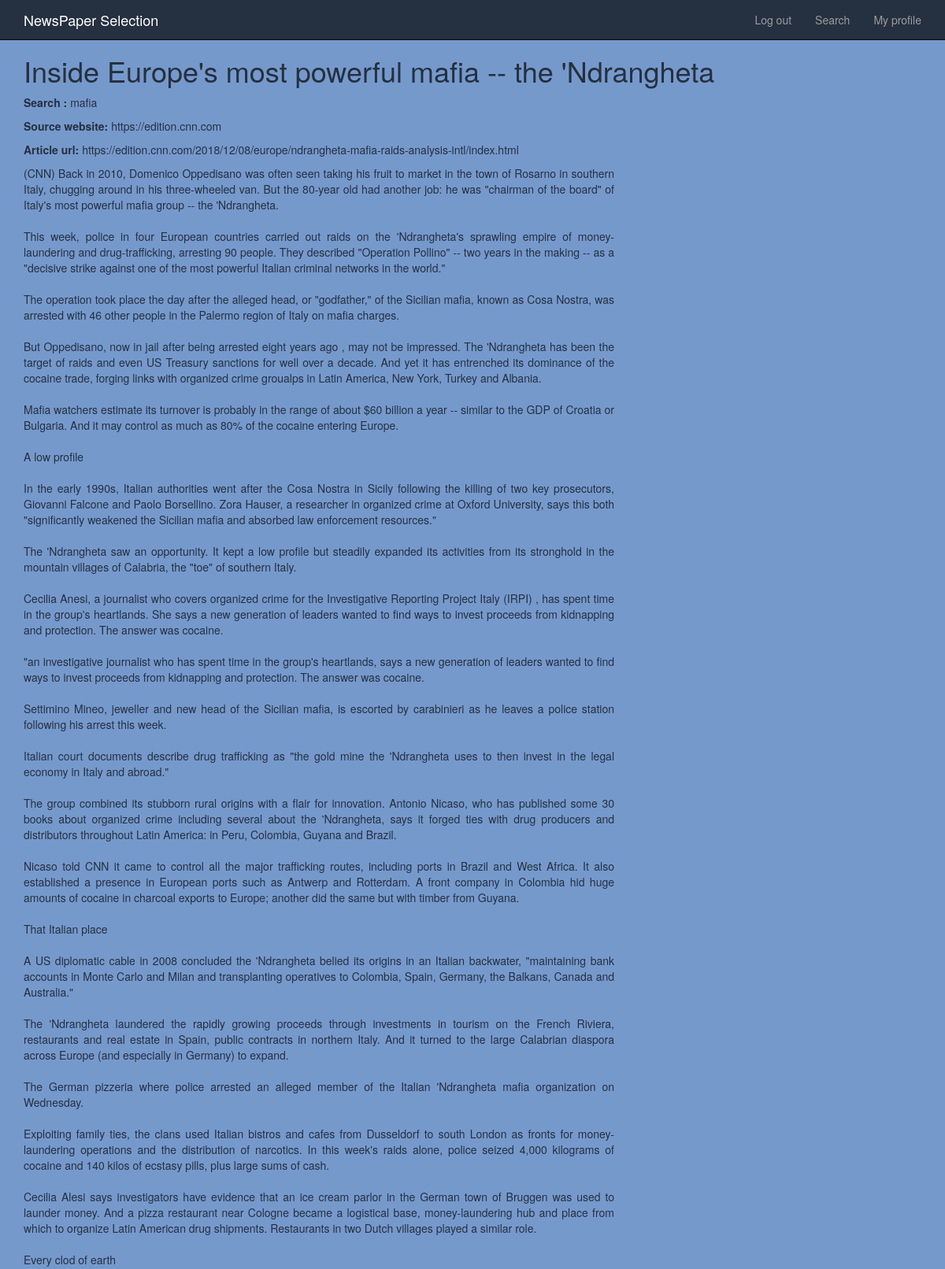
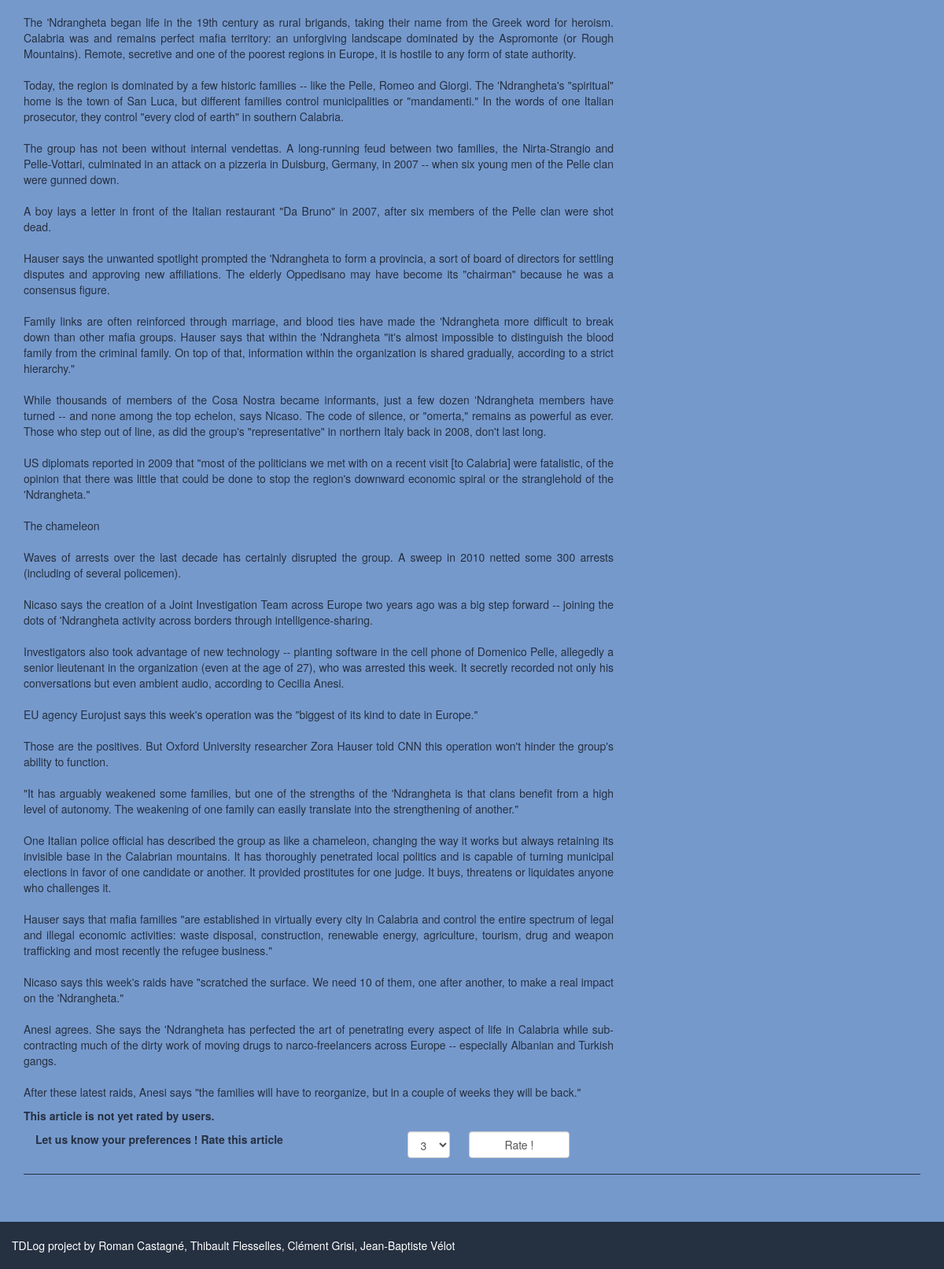
/article?keywords=mafia (signed in), run on the app's committed database (2 pictures, top to bottom).
### fbapp/models.py (models this page shows, shortened)
class Article_c(db.Model):
    idarticle = db.Column(db.Integer, primary_key=True)
    url = db.Column(db.String(400), nullable=False)
    title = db.Column(db.String(200), nullable=False)
    text = db.Column(db.String(), nullable=False)
    keywords = db.Column(db.String(), nullable=False)
    source_url = db.Column(db.String(400), nullable=False)
    site_name = db.Column(db.String(200), nullable=False)
    summary = db.Column(db.String(), nullable=False)
    note = db.Column(db.Float(), nullable=False)
    nbVotes = db.Column(db.Integer(), nullable=False) #On a besoin du nombre de votes pour calculer la moyenne

### fbapp/views.py (the view)
@app.route('/article', methods=['GET', 'POST'])
def projet():
    sources = []
    if request.method == 'POST' and request.form['keyword']:
        keywords = StringToList(request.form['keywords']) # créer une liste de string contenant les mots-clés
        for news_site in News_Sites:
            if(request.form.get(news_site)):
                sources.append(news_site)
    elif request.method == 'GET' and request.args.get('keywords'):
        keywords = StringToList(request.args.get('keywords'))
        for news_site in News_Sites:
            if (request.args.get(news_site)):
                sources.append(news_site)
    else:
        flash("You have to enter a keyword !")
        return redirect(url_for("home"))
    if keywords != ["" for k in range(len(keywords))]:
        keywords = formatKeywords(keywords)
        stringOfKeywords = listToString(keywords)
    articles_list = find_article_api_from(keywords, 2, sources)
    return render_template('projet.html',
                            articleList = articles_list, # on affiche que les 2 premiers articles
                            searchedKeywords = stringOfKeywords)

### fbapp/basicFunctions.py (called while the page is built)
def listToString(keywords): # Pour l'affichage lorsqu'aucun article n'est trouvé
    keystring = ""
    for key in keywords:
        keystring += key.lower() + ", "
    keystring = keystring[:-2]
    return keystring

def StringToList(str): # Pour l'affichage lorsqu'aucun article n'est trouvé
    if len(str) > 0:
        return(str.split(', '))
    else:
        return(str)

### fbapp/utils.py (called while the page is built)
def formatKeywords(keywords):
    for key in keywords:
        key = key.lower() # insensible à la casse
    return keywords

def find_article_api_from(keywords, nb_article=2, sources=[]):
    articles_list = find_article_db(keywords, sources, nb_article)  # cherche l'article dans la base de données
    if (articles_list == 0):    # si aucun article ne correspond dans la BDD, le chercher sur google news
        if len(sources)==0:
            articles_list = find_api(keywords, nb_article)   # cherche nb_article articles
        else:
            articles_list = find_api_from(keywords, nb_article, sources) # cherche l'article dans la base de données en ne gardant que les articles provenant de certains sites d'information
    articles_list = sorted(articles_list, key=lambda x: x.note, reverse=True) #Triés par préférences des utilisateurs
    return articles_list

### fbapp/templates/projet.html (shortened to what this page needs)
{% extends 'base.html' %}
{% block content %}
{% for article in articleList %}
<div class="container">
  <div class="row">
    <div class="col-lg-12" >
      <h1>{{ article.title|e }}</h1>
    </div>
  </div>
  <div class="row">
    <div class="col-lg-12">
      <p><strong>Search : </strong>{{ searchedKeywords }}</p>
    </div>
  </div>
  <div class="row">
    <div class="col-lg-12">
      <p><strong>Source website: </strong><a href="{{ article.site_name }}"><span style="color: rgb(37,48,64)">{{ article.site_name }}</span></a></p>
    </div>
  </div>
  {% if sources != [] %}
  <div class="row">
    <div class="col-lg-12">
      <p><strong>Article url: </strong><a href="{{ article.source_url }}"><span style="color: rgb(37,48,64)">{{ article.source_url }}</span></a></p>
    </div>
  </div>
  {% endif %}
  <div class="row">
    <div class="col-lg-8">
      <p>   {{ article.text|e }}</p>
    </div>
  </div>
  <div class="row">
    <div class="col-lg-10">
      {% if article.nbVotes > 0 %}
      <p><strong> This article is rated {{ article.note }}/5 by users. </strong></p>
      {% else %}
      <p><strong> This article is not yet rated by users. </strong></p>
      {% endif %}
      <form id="form-rate" idA="{{ article.idarticle }}">
        <label for="note" class="col-lg-6 control-label">Let us know your preferences ! Rate this article</label>
        <div class="col-lg-1">
          <select required id="note" class=form-control style="width: auto">
            <option selected value="3">3</option>
          </select>
        </div>
        <div class="col-lg-2">
          <div class="button">
            <button class="form-control" >Rate !</button>
          </div>
        </div>
      </form>
    </div>
  </div>
  <hr color="blue">
</div>
{% endfor %}
{% endblock %}

### fbapp/templates/base.html (shortened to what this page needs)
<!DOCTYPE html>
<html lang="en">
<head>
  <link rel="stylesheet" href="../static/css/bootstrap/bootstrap.min.css">
  <link rel="stylesheet" href="../static/css/sticky-template.css">
  <link rel="stylesheet" href="../static/css/starter-template.css">
  <link rel="stylesheet" href="../static/css/checkbox-template.css">
</head>
<body>
  <nav class="navbar navbar-inverse navbar-fixed-top" style="background-color: rgb(37,48,64)">
    <div class="container">
      <div class="navbar-header">
        <a class="navbar-brand" href="/"><span style="color: white">NewsPaper Selection</span></a>
      </div>
      <ul class="nav navbar-nav navbar-right">
        {% if session['logged_in'] %}
        <li><a href="/logout">Log out</a></li>
        <li><a href="/home">Search</a></li>
        <li><a href="/profile">My profile</a></li>
        {% else %}
        <li><a href="/login">Sign in</a></li>
        {% endif %}
      </ul>
    </div>
  </nav>
  {% block content %}{% endblock %}
  <footer class="text-center">
    <div class="footer">
      <div class="container">
        <div class="row">
          <div class-"col-lg-6 col-lg-push-3">
            <p>TDLog project by Roman Castagné, Thibault Flesselles, Clément Grisi, Jean-Baptiste Vélot</p>
          </div>
        </div>
      </div>
    </div>
  </footer>
</body>
</html>

### fbapp/static/css/sticky-template.css (style rules this page uses)
html { position: relative; min-height: 100%; }
body { margin-bottom: 60px; }
.footer { position: absolute; bottom: 0; width: 100%; height: 60px; line-height: 60px; background-color: rgb(37,48,64); color: white; text-align: center; }

### fbapp/static/css/starter-template.css (style rules this page uses)
body { padding-top: 50px; }

### fbapp/templates/base.html (style rules this page uses)
body { background-color: rgb(118,153,204); color: rgb(37,48,64); }
a { color: white; }
p { text-align: justify; white-space: pre-line; }
hr { border-color: rgb(37,48,64); }

### data on the page
Article_c: title "Inside Europe's most powerful mafia -- the 'Ndrangheta", searchedKeywords "mafia", site_name "https://edition.cnn.com", source_url "https://edition.cnn.com/2018/12/08/europe/ndrangheta-mafia-raids-analysis-intl/index.html", text "(CNN) Back in 2010, Domenico Oppedisano was often seen taking his fruit to market in the town of Rosarno in southern Italy, chugging around in his three-wheeled van. But the 80-year old had another job: he was \"chairman of the board\" of Italy's most powerful mafia group -- the 'Ndrangheta. This week, police in four European countries carried out raids on the 'Ndrangheta's sprawling empire of money-laundering and drug-trafficking, arresting 90 people. They described \"Operation Pollino\" -- two years in the making -- as a \"decisive strike against one of the most powerful Italian criminal networks in the world.\" The operation took place the day after the alleged head, or \"godfather,\" of the…", nbVotes "This article is not yet rated by users."
